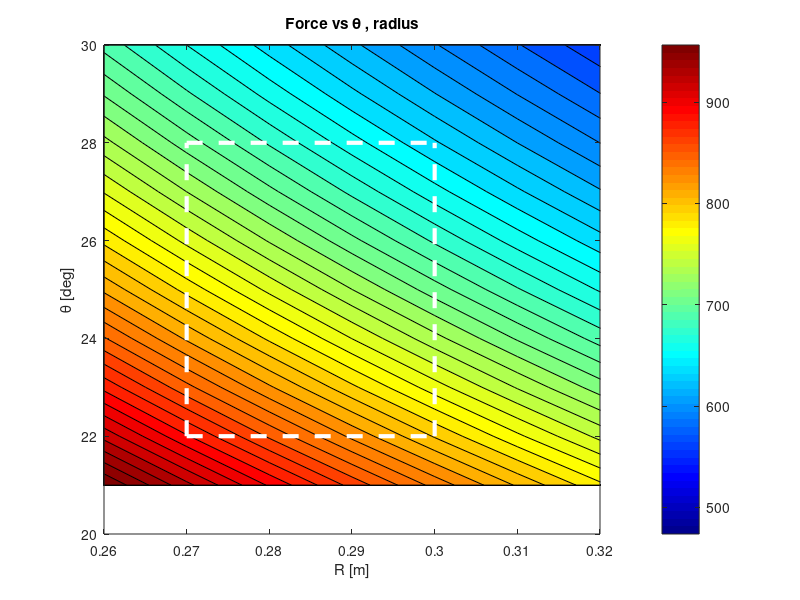
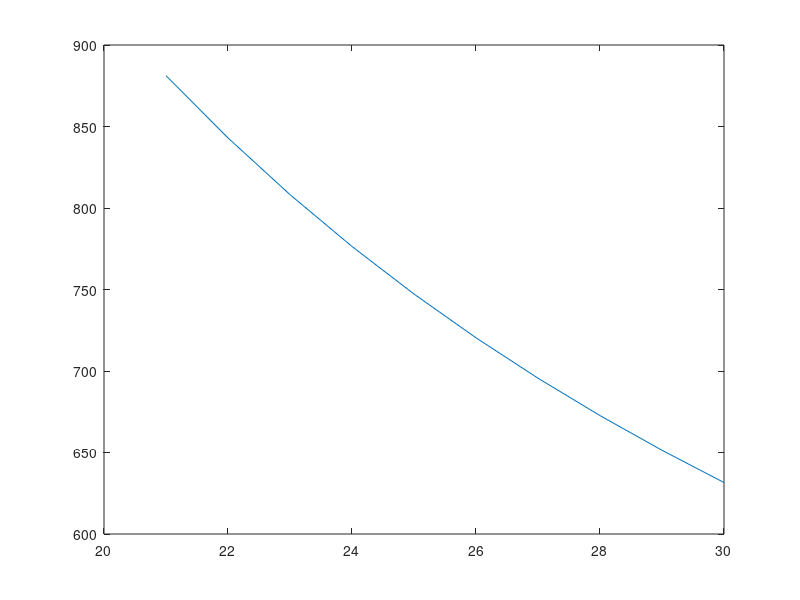
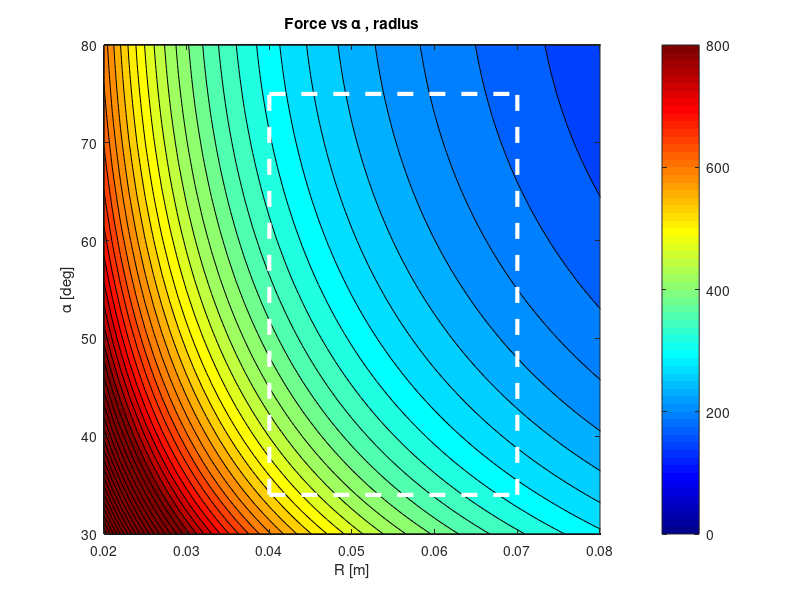

Recreate these plots in MATLAB, in order.

r=0.26:0.01:0.38;
q=21:1:30;
[R,Q]=meshgrid(r,q);
F=90./(R.*sin(Q*pi/180));
contourf(R,Q,F,50);
%caxis([0,1])
colorbar
ylim([20 30])
xlim([0.26 0.32 ])
colormap jet
xlabel('R [m]')
ylabel('\theta [deg]')
hold on
plot([0.27 0.27],[22 28],'--w','LineWidth',3) ;hold on
plot([0.30 0.30],[22 28],'--w','LineWidth',3) ;hold on
plot([0.27 0.30],[22 22],'--w','LineWidth',3) ;hold on
plot([0.27 0.30],[28 28],'--w','LineWidth',3) ;hold on
title('Force vs \theta , radius')
% the chosen
figure(2)
f=90./(0.285.*sin(q*pi/180)); 
plot(q,f)

figure(3)
r=0.02:0.001:0.12;
q=30:0.5:80;
[R,Q]=meshgrid(r,q);
F=12./(R.*sin(Q*pi/180));
contourf(R,Q,F,50);
caxis([0,800])
ylim([30 80])
xlim([0.02 0.08 ])
colorbar
colormap jet
xlabel('R [m]')
ylabel('\alpha [deg]')
hold on
plot([0.04 0.04],[34 75],'--w','LineWidth',3) ;hold on
plot([0.07 0.07],[34 75],'--w','LineWidth',3) ;hold on
plot([0.04 0.07],[34 34],'--w','LineWidth',3) ;hold on
plot([0.04 0.07],[75 75],'--w','LineWidth',3) ;hold on

title('Force vs \alpha , radius')